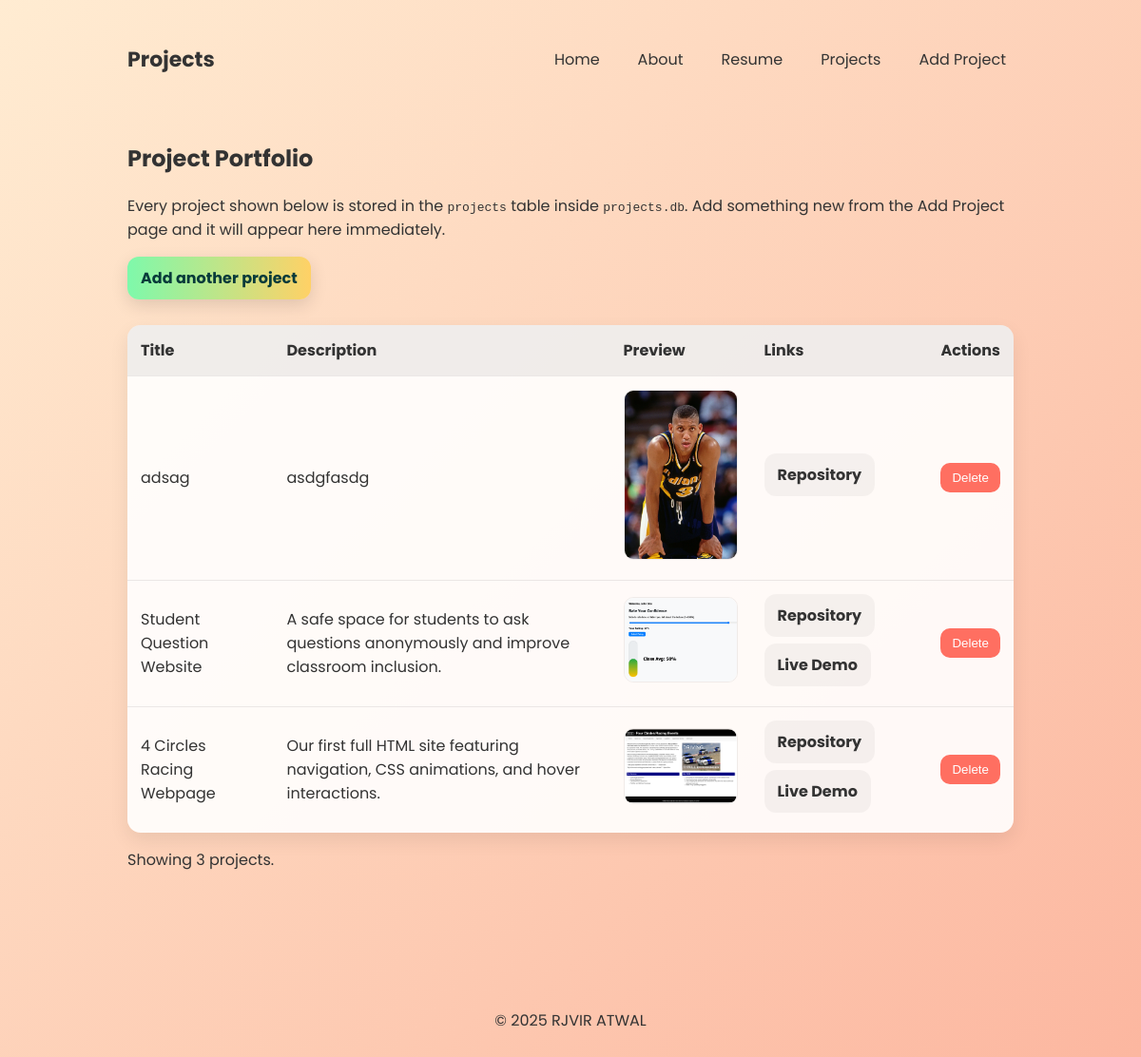
Page /projects on the earlier database version.
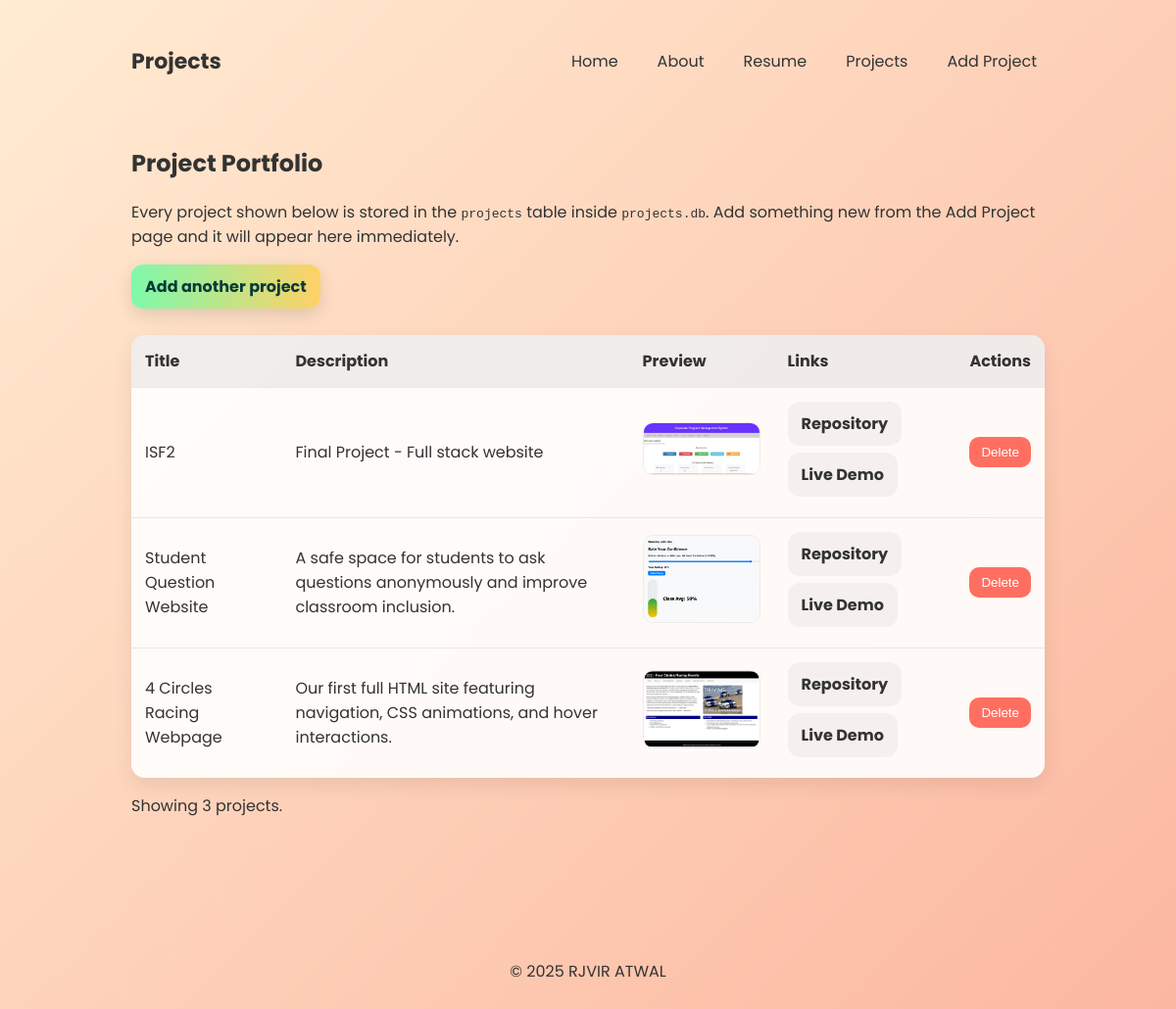
Same page on the later database version.
### tables this page shows
CREATE TABLE projects (
    id INTEGER PRIMARY KEY AUTOINCREMENT,
    title TEXT NOT NULL,
    description TEXT NOT NULL,
    image_filename TEXT NOT NULL,
    repo_url TEXT,
    demo_url TEXT,
    created_at TIMESTAMP DEFAULT CURRENT_TIMESTAMP
);

### app.py (the view)
@app.route("/projects")
def projects():
    project_rows = get_all_projects()
    return render_template("projects.html", projects=project_rows)

### DAL.py (called while the page is built)
def _get_connection() -> sqlite3.Connection:
    conn = sqlite3.connect(DB_PATH)
    conn.row_factory = sqlite3.Row
    return conn

def _normalize_filename(filename: str | None) -> str:
    if not filename:
        return ""
    clean = filename.strip()
    if not clean:
        return ""
    return Path(clean).name

def _resolve_image(filename: str | None) -> str:
    clean = _normalize_filename(filename)
    if not clean:
        return DEFAULT_IMAGE
    candidate = STATIC_IMAGES_DIR / clean
    if candidate.exists():
        return clean
    return DEFAULT_IMAGE

def get_all_projects() -> list[dict[str, object]]:
    with _get_connection() as conn:
        rows = conn.execute(
            """
            SELECT id, title, description, image_filename, repo_url, demo_url
            FROM projects
            ORDER BY created_at DESC, id DESC
            """
        ).fetchall()
        projects: list[dict[str, object]] = []
        for row in rows:
            record = dict(row)
            raw_filename = record.get("image_filename")
            record["image_filename"] = _resolve_image(raw_filename if isinstance(raw_filename, str) else None)
            projects.append(record)
        return projects

### templates/projects.html (shortened to what this page needs)
{% extends 'base.html' %}
{% block header_h1 %}Projects{% endblock %}
{% block content %}
  <section>
    <h2>Project Portfolio</h2>
    <p>Every project shown below is stored in the <code>projects</code> table inside <code>projects.db</code>. Add something new from the Add Project page and it will appear here immediately.</p>
    <p>
      <a class="btn" href="{{ url_for('project_form') }}">Add another project</a>
    </p>
    {% if projects %}
      <table class="projects-table" aria-describedby="projects-info">
        <thead>
          <tr>
            <th scope="col">Title</th>
            <th scope="col">Description</th>
            <th scope="col">Preview</th>
            <th scope="col">Links</th>
            <th scope="col" class="actions">Actions</th>
          </tr>
        </thead>
        <tbody>
          {% for project in projects %}
            <tr>
              <td>{{ project.title }}</td>
              <td>{{ project.description }}</td>
              <td>
                <img src="{{ url_for('static', filename='images/' ~ project.image_filename) }}" alt="Screenshot for {{ project.title }}">
              </td>
              <td>
                {% if project.repo_url %}
                  <a class="btn secondary" href="{{ project.repo_url }}" target="_blank" rel="noopener">Repository</a>
                {% endif %}
                {% if project.demo_url %}
                  <a class="btn secondary" href="{{ project.demo_url }}" target="_blank" rel="noopener">Live Demo</a>
                {% endif %}
              </td>
              <td class="actions">
                <form action="{{ url_for('delete_project_view', project_id=project.id) }}" method="post" onsubmit="return confirm('Delete {{ project.title }}?');">
                  <button type="submit" class="delete-btn">Delete</button>
                </form>
              </td>
            </tr>
          {% endfor %}
        </tbody>
      </table>
      <p id="projects-info">Showing {{ projects|length }} project{{ 's' if projects|length != 1 else '' }}.</p>
    {% else %}
      <p>No projects yet. Head over to the Add Project page to create the first entry.</p>
    {% endif %}
  </section>
{% endblock %}

### templates/base.html (shortened to what this page needs)
<!doctype html>
<html lang="en">
  <head>
    <link rel="stylesheet" href="{{ url_for('static', filename='css/style.css') }}">
  </head>
  <body>
    <header class="site-header">
      <div class="container">
        <h1>{% block header_h1 %}RJVIR ATWAL{% endblock %}</h1>
        <nav class="site-nav" id="site-nav" aria-label="Main navigation">
          <a href="{{ url_for('index') }}">Home</a>
          <a href="{{ url_for('about') }}">About</a>
          <a href="{{ url_for('resume') }}">Resume</a>
          <a href="{{ url_for('projects') }}">Projects</a>
          <a href="{{ url_for('project_form') }}">Add Project</a>
        </nav>
      </div>
    </header>
    <main class="container">
      {% block content %}{% endblock %}
    </main>
    <footer class="site-footer">
      <div class="container">
        <p>&copy; 2025 RJVIR ATWAL</p>
      </div>
    </footer>
  </body>
</html>

### static/css/style.css (style rules this page uses)
:root { --max:980px; --bg-1:#ffecd2; --bg-2:#fcb69f; --accent-1:#7ef9ab; --accent-2:#ffd166; --muted:#333; --card:rgba(255,255,255,0.9); }
* { box-sizing:border-box }
body { font-family:'Poppins',system-ui,-apple-system,Segoe UI,Roboto,'Helvetica Neue',Arial;margin:0;background:linear-gradient(135deg,var(--bg-1) 0%,var(--bg-2) 100%);color:var(--muted);-webkit-font-smoothing:antialiased }
.container { max-width:var(--max);margin:0 auto;padding:24px }
.site-header { background:transparent;padding-top:20px }
.site-header .container { display:flex;align-items:center;justify-content:space-between }
.site-header h1 { font-size:22px;margin:0;color:var(--muted);font-weight:700 }
.site-header nav a { margin-left:12px;color:var(--muted);text-decoration:none;padding:6px 8px;border-radius:8px;transition:transform .12s ease,background .12s ease,box-shadow .12s ease }
.btn { display:inline-block;background:linear-gradient(90deg,var(--accent-1),var(--accent-2));color:#073b3a;padding:10px 14px;border-radius:12px;text-decoration:none;font-weight:700;box-shadow:0 6px 18px rgba(0,0,0,0.12);position:relative;overflow:hidden;transition:transform .18s cubic-bezier(.2,.9,.3,1),box-shadow .18s,filter .18s }
.btn::after { content:"";position:absolute;left:50%;top:50%;width:0;height:0;border-radius:50%;background:rgba(255,255,255,0.18);transform:translate(-50%,-50%);transition:width .4s ease,height .4s ease,opacity .4s }
.btn.secondary { background:rgba(0,0,0,0.04);color:var(--muted);box-shadow:none }
.btn.secondary::after { display:none }
.site-footer { margin-top:40px;padding:24px 0;text-align:center;color:var(--muted) }
.projects-table { width:100%;border-collapse:collapse;margin-top:20px;background:var(--card);box-shadow:0 8px 20px rgba(0,0,0,0.08);border-radius:14px;overflow:hidden }
.projects-table thead { background:rgba(0,0,0,0.06) }
.projects-table th,.projects-table td { padding:14px;border-bottom:1px solid rgba(0,0,0,0.08);text-align:left }
.projects-table tbody tr:last-child td { border-bottom:0 }
.projects-table img { width:120px;height:auto;border-radius:10px;border:1px solid rgba(0,0,0,0.06) }
.projects-table .actions { white-space:nowrap }
.delete-btn { background:#ff6f61;color:#fff;padding:8px 12px;border-radius:10px;border:0;cursor:pointer;transition:filter .18s ease,transform .18s ease }
.site-nav { display:flex;gap:12px;align-items:center }

Differences in the rows shown:
removed projects: title "adsag", description "asdgfasdg", image_filename (picture)
added projects: title "ISF2", description "Final Project - Full stack website", image_filename (picture)
